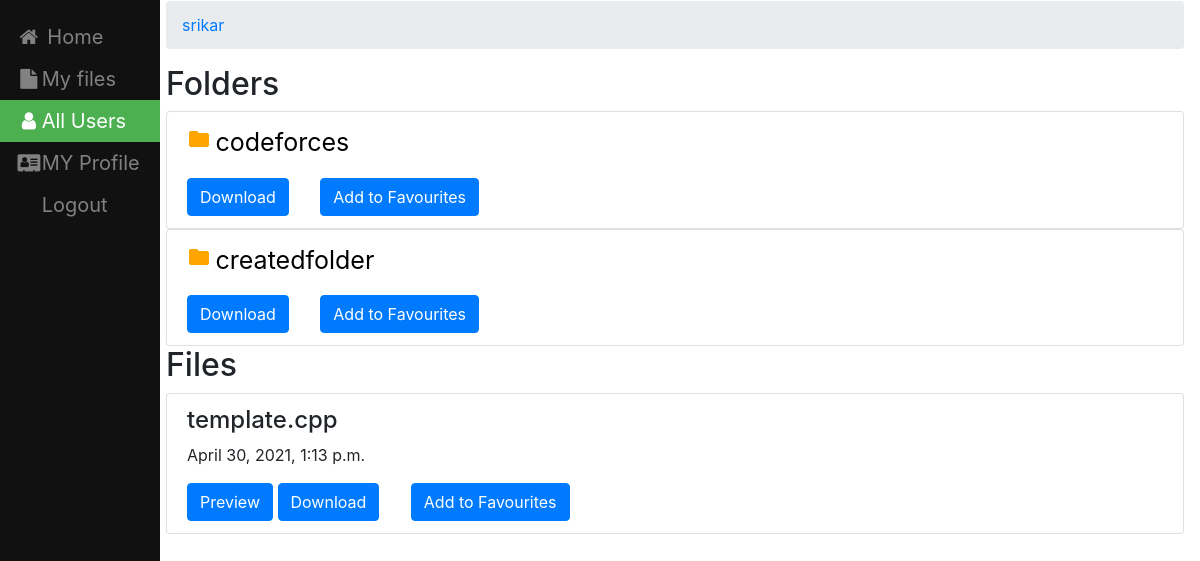
The app's page /srikar (signed in) with its own data.
### filesharing/models.py (models this page shows, shortened)
class Folder(models.Model):
    name=models.CharField(max_length=100,null=True,blank=True)
    user=models.ForeignKey(User,on_delete=models.CASCADE, default=None)
    linkedfolder=models.ForeignKey("self",null=True,on_delete=models.CASCADE,blank=True)
    def __str__(self):
        return  self.name

class File(models.Model):
    name = models.CharField(max_length=100,null=True,blank=True)
    file=models.FileField(upload_to=user_directory_path);
    created_on = models.DateTimeField(auto_now_add=True)
    user = models.ForeignKey(User,on_delete=models.CASCADE, default=None)
    folder=models.ForeignKey(Folder,null=True,on_delete=models.CASCADE,blank=True)
    isprivate = models.BooleanField(default=False)

### filesharing/views.py (the view)
# urls.py: path('<slug:user>',views.ousersfile,name='ousersfiles'),
def ousersfile(request,user):
    ruser=User.objects.get(username=user)
    user_folders = Folder.objects.filter(user=ruser)
    user_files = File.objects.filter(user=ruser)
    top_folders = user_folders.filter(linkedfolder__isnull=True)
    top_files = user_files.filter(folder__isnull=True)
    f = fav.objects.filter(user=request.user)
    files = f
    fi = set(())
    fold = set(())
    for i in range(len(files)):
        if files[i].sfile:
            fi.add(files[i].sfile.id)
        elif files[i].sfolder:
            fold.add(files[i].sfolder.id)
    favfiles = []
    notfavfiles = []
    favfolders = []
    notfavfolders = []
    for i in range(len(top_files)):
        if top_files[i].id in fi:
            favfiles.append(top_files[i])
        else:
            notfavfiles.append(top_files[i])
    for i in range(len(top_folders)):
        if top_folders[i].id in fold:
            favfolders.append(top_folders[i])
        else:
            notfavfolders.append(top_folders[i])
    context = {'all_files': favfiles, 'notfav': notfavfiles, 'all_folders': favfolders, 'notfavfolders': notfavfolders,'user':ruser}
    return render(request, 'filesharing/ousersfile.html', context)

### templates/filesharing/ousersfile.html (shortened to what this page needs)
{% load static %}
<!DOCTYPE html>
<html lang="en" dir="ltr">
<head>
    <link rel="stylesheet" type="text/css" href="{%  static "css/styles.css" %}"/>
    <link rel="stylesheet" href="https://cdnjs.cloudflare.com/ajax/libs/font-awesome/4.7.0/css/font-awesome.min.css">
    <link rel="stylesheet" href="https://maxcdn.bootstrapcdn.com/bootstrap/4.0.0/css/bootstrap.min.css">
  </head>
</head>
<body>
<div class="sidebar">
  <a href="home1"><i class="fa fa-fw fa-home"></i> Home</a>
  <a  href="My_Files"><i class="fa fa-fw fa-file"></i>My files</a>
  <a class="active" href="allusers"><i class="fa fa-fw fa-user"></i>All Users</a>
  <a href="createdprofile"><i class="fa fa-fw fa-address-card"></i>MY Profile</a>
  <a href="logout">Logout</a>
</div>
<div class="content">
 <ol class="breadcrumb">
  <li class="breadcrumb-item"> <a href="{% url 'filesharing:allusers' %}"> {{ user.username }} </a> </li>
  </ol>
<div class="list-group">
  {%  if notfavfolders or all_folders  %}
  <h2> Folders</h2>
  {% endif %}
   {% for f in notfavfolders %}
          <div class="list-group">
               <div class="list-group-item">
                     <i class="material-icons"  style="color: orange" >
                 </i>
             <a style="font-size:25px;color:black" href="{% url 'filesharing:detail' f.id %}" > {{ f }} </a>
                   <a class="list-group-item-text" href="{% url 'filesharing:download_folder' f.id %}" target="_blank" download><button type="button" class="btn btn-primary">Download</button></a>&nbsp;&nbsp;&nbsp;&nbsp;&nbsp;&nbsp;
                 <a class="list-group-item-text" href="{% url 'filesharing:starredfolder' f.id %}" ><button type="button" class="btn btn-primary">Add to Favourites</button></a>
               </div>
          </div>
   {% endfor %}
<div class="list-group">
    {%  if notfav or all_files  %}
  <h2> Files</h2>
  {% endif %}
  {% for file in notfav %}
        <div class="list-group">
             <div class="list-group-item">
                 <h4 class="list-group-item-text">{{ file.name}}</h4>
                  <p class="list-group-item-text">{{ file.created_on}}</p>
                 <a class="list-group-item-text" href="{{ file.file.url }}" target="_blank"><button type="button" class="btn btn-primary">Preview</button> </a> </td>
                 <a class="list-group-item-text" href="{{ file.file.url }}" target="_blank" download><button type="button" class="btn btn-primary">Download</button></a>&nbsp;&nbsp;&nbsp;&nbsp;&nbsp;&nbsp;
                 <a class="list-group-item-text" href="{% url 'filesharing:starredfile' file.pk  %}" ><button type="button" class="btn btn-primary">Add to Favourites</button></a>
             </div>
        </div>
 {% endfor %}
 </div>
</div>
</div>
</body>
</html>

### static/css/styles.css (style rules this page uses)
.sidebar { height: 100%; width: 160px; position: fixed; z-index: 1; top: 0; left: 0; background-color: #111; overflow-x: hidden; padding-top: 16px; }
.sidebar a { padding: 6px 8px 6px 16px; text-decoration: none; font-size: 20px; color: #818181; display: block; }
.sidebar a.active { background-color: #4CAF50; color: white; }
div.content { margin-left: 150px; padding: 1px 16px; height: 2000px; }

### records on screen
Folder: name "codeforces"
Folder: name "createdfolder"
File: name "template.cpp", created_on "April 30, 2021, 1:13 p.m."

### other values on screen
{{ user.username }} "srikar"
